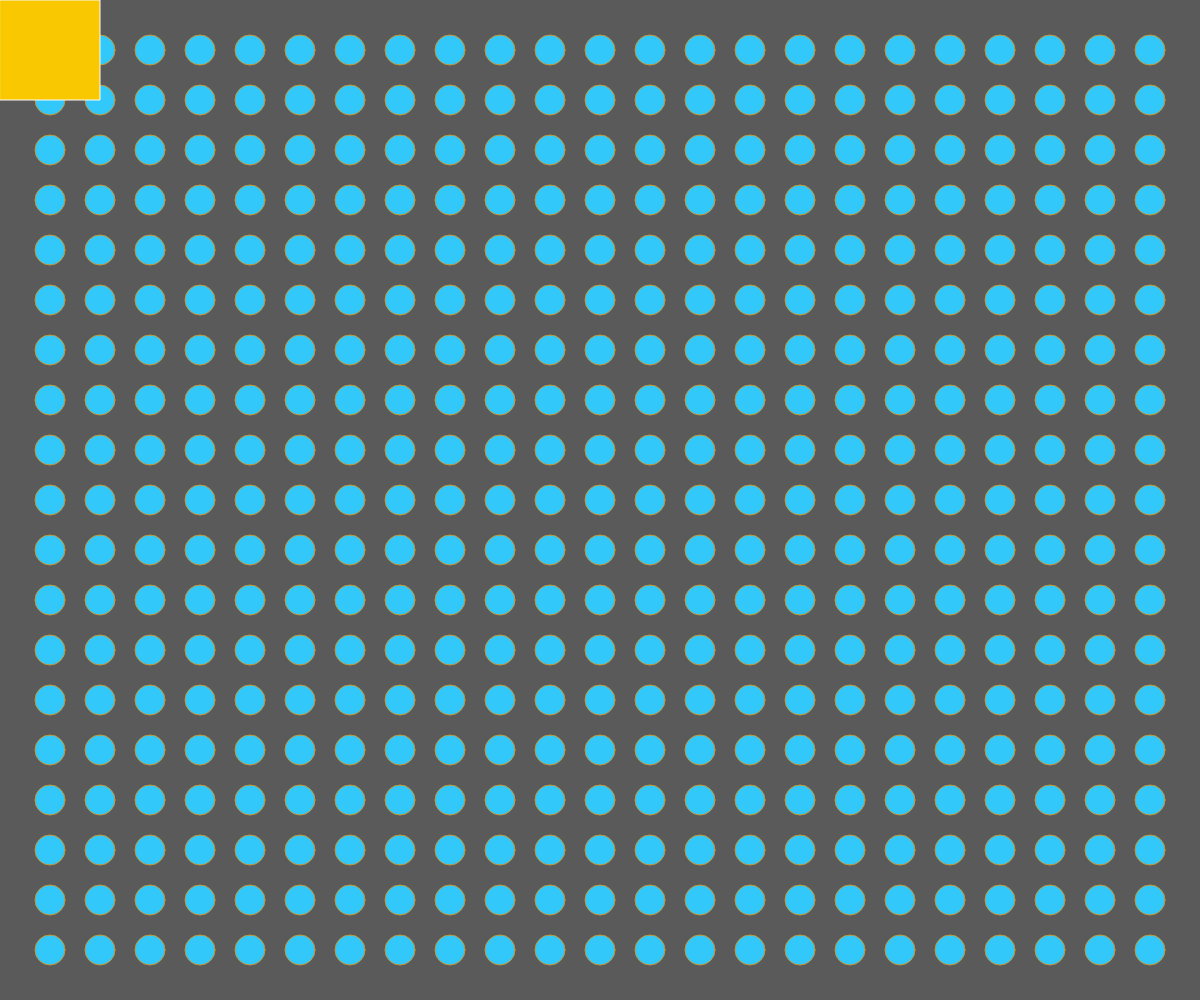
Frame 1 (no input)
Frame 60 (no input): identical to frame 1, image omitted
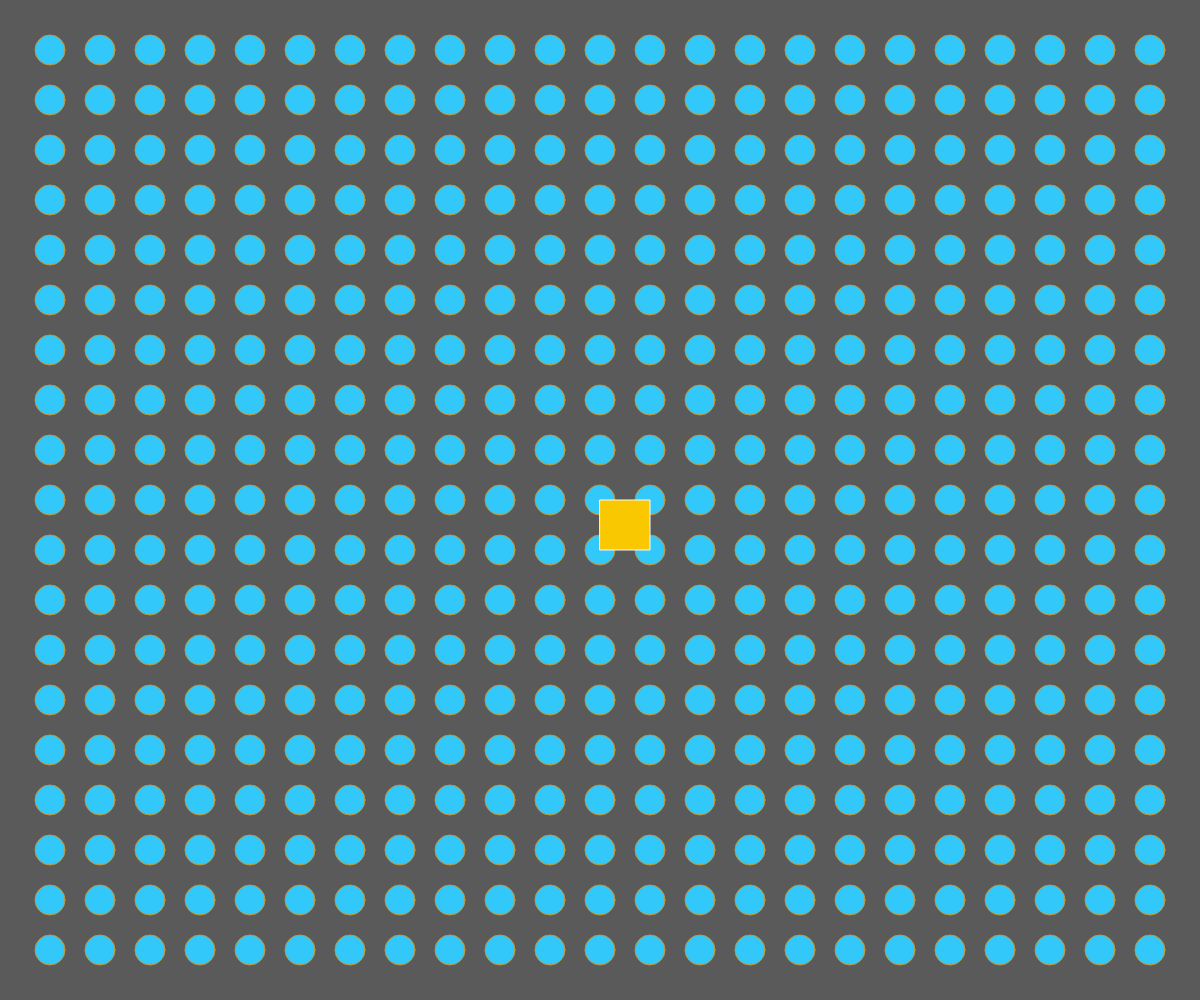
Frame 120 (the mouse pressed at the canvas centre since frame 60)

The p5.js sketch that drew these frames (run headless with seeded random() and noise() and a simulated clock; from frame 60 on, the mouse is pressed at the canvas centre):

// p5.js sketch
// ── sketch.js


function setup() { 
    createCanvas(windowWidth, windowHeight);
}

function draw() {
    background(90, 90, 90);

    fill(50, 200, 250);
    stroke(200, 150, 50);

    for (var x = 50; x < width; x += 50) {
        for (var y = 50; y < height; y += 50) {
            ellipse(x, y, 30, 30);
        }
    }

    fill(250, 200, 0);
    stroke(250, 250, 250); 

    if (mouseX < width / 2) {
        rect(mouseX, mouseY, 100, 100);
    } else {
        rect(mouseX, mouseY, 50, 50);
    }
}
// ── style.css
*{
    border: 0px;
    margin: 0px;
}
